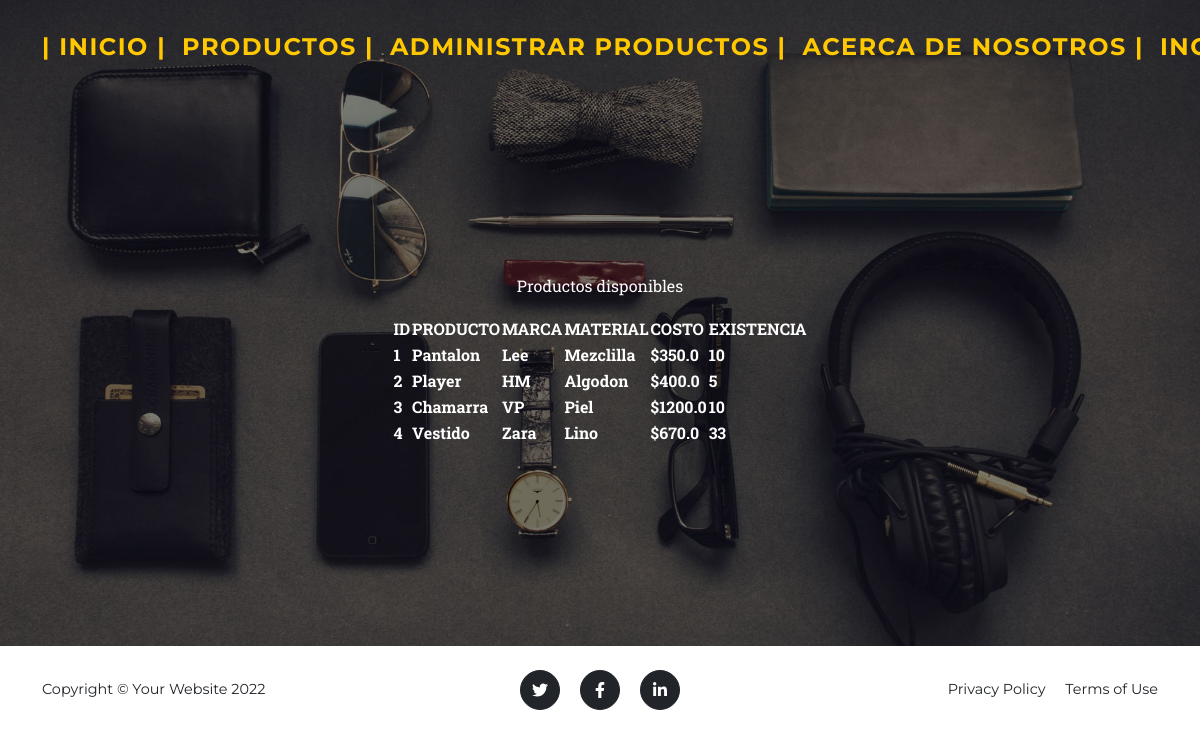
The page /ver_productos/ on the database its author committed.
### home/models.py (models this page shows, shortened)
class Producto(models.Model):
    prenda = models.CharField(max_length=300)
    marca = models.CharField(max_length=300)
    material = models.CharField(max_length=300)
    costo =  models.FloatField()
    existencia = models.IntegerField()

### home/views.py (the view)
# urls.py: path('ver_productos/',  views.ver_productos,name='ver_productos'),
def ver_productos(request):
    productos = Producto.objects.all()
    return render (request, 'home/ver_productos.html', {'productos' : productos})

### home/templates/home/ver_productos.html (shortened to what this page needs)
{% extends 'home/base.html' %}
{% block mi_contenido %}
    <header class="masthead">
        <p>Productos disponibles</p>
        <center>
        <table class="default">
            <tr>
            <colgroup>
                <col  colspan="2">
                    <th scope="col">  ID  </th>
                    <th scope="col">  PRODUCTO  </th>
                    <th scope="col">  MARCA  </th>
                    <th scope="col">  MATERIAL  </th>
                    <th scope="col">  COSTO  </th>
                    <th scope="col">  EXISTENCIA  </th>
            </colgroup>
            </tr>
                 {% for producto in productos %}
                 <tr>
                 <th>{{producto.id}}</th>
                 <th>{{producto.prenda}}</th>
                 <th>{{producto.marca}}</th>
                 <th>{{producto.material}}</th>
                 <th>${{producto.costo}}</th>
                 <th>{{producto.existencia}}</th>
                </tr>
                {% endfor %}
        </table>
    </center>
    </header>
{% endblock mi_contenido %}

### home/templates/home/base.html (shortened to what this page needs)
<!DOCTYPE html>
<html lang="en">
    <head>
        {% load  static  %}
        <link href={% static 'css/styles.css' %} rel="stylesheet" />
    </head>
    <body id="page-top">
         <nav class="navbar navbar-expand-lg navbar-dark fixed-top" id="mainNav">
            <div class="container">
                <a class="navbar-brand" href={% url 'index' %}>| INICIO |</a>
                <a class="navbar-brand" href={% url 'productos' %}>PRODUCTOS |</a>
                <a class="navbar-brand" href={% url 'admin_productos' %}>ADMINISTRAR PRODUCTOS |</a>
                <a class="navbar-brand" href={% url 'aboutus' %}>ACERCA DE NOSOTROS |</a>
                <a class="navbar-brand" href={% url 'login' %}>iNGRESAR |</a>
            </div>
        </nav>
        {% block mi_contenido %}
        {% endblock mi_contenido %}
    <footer class="footer py-4">
        <div class="container">
            <div class="row align-items-center">
                <div class="col-lg-4 text-lg-start">Copyright &copy; Your Website 2022</div>
                <div class="col-lg-4 my-3 my-lg-0">
                    <a class="btn btn-dark btn-social mx-2" href="#!" aria-label="Twitter"><i class="fab fa-twitter"></i></a>
                    <a class="btn btn-dark btn-social mx-2" href="#!" aria-label="Facebook"><i class="fab fa-facebook-f"></i></a>
                    <a class="btn btn-dark btn-social mx-2" href="#!" aria-label="LinkedIn"><i class="fab fa-linkedin-in"></i></a>
                </div>
                <div class="col-lg-4 text-lg-end">
                    <a class="link-dark text-decoration-none me-3" href="#!">Privacy Policy</a>
                    <a class="link-dark text-decoration-none" href="#!">Terms of Use</a>
                </div>
            </div>
        </div>
    </footer>
    </body>
</html>

### rows shown on the page
Producto: id "1", prenda "Pantalon", marca "Lee", material "Mezclilla", costo "350.0", existencia "10"
Producto: id "2", prenda "Player", marca "HM", material "Algodon", costo "400.0", existencia "5"
Producto: id "3", prenda "Chamarra", marca "VP", material "Piel", costo "1200.0", existencia "10"
Producto: id "4", prenda "Vestido", marca "Zara", material "Lino", costo "670.0", existencia "33"
